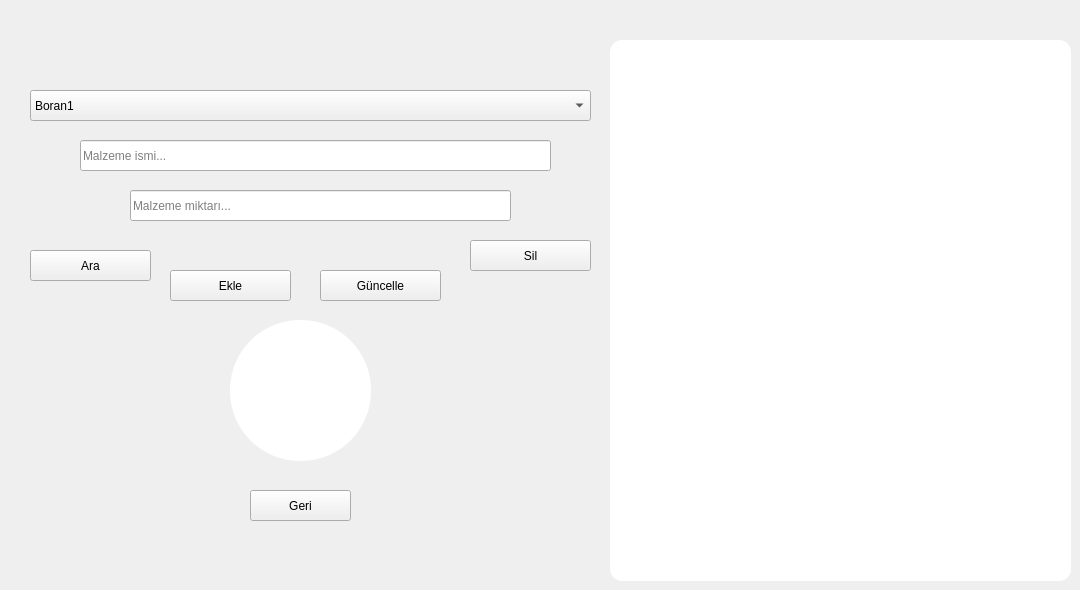
         <widget class="QWidget" name="page_2">
          <widget class="QPushButton" name="product_for_material_update_pushButton">
           <property name="geometry">
            <rect>
             <x>320</x>
             <y>270</y>
             <width>121</width>
             <height>31</height>
            </rect>
           </property>
           <property name="styleSheet">
            <string notr="true"/>
           </property>
           <property name="text">
            <string>Güncelle</string>
           </property>
          </widget>
          <widget class="QComboBox" name="product_for_material_comboBox">
           <property name="geometry">
            <rect>
             <x>30</x>
             <y>90</y>
             <width>561</width>
             <height>31</height>
            </rect>
           </property>
           <property name="styleSheet">
            <string notr="true"/>
           </property>
           <item>
            <property name="text">
             <string>Boran1</string>
            </property>
           </item>
           <item>
            <property name="text">
             <string>Boran2</string>
            </property>
           </item>
           <item>
            <property name="text">
             <string>Aybars1</string>
            </property>
           </item>
           <item>
            <property name="text">
             <string>Aybars2</string>
            </property>
           </item>
          </widget>
          <widget class="QTableView" name="product_for_material_tableView">
           <property name="geometry">
            <rect>
             <x>610</x>
             <y>40</y>
             <width>461</width>
             <height>541</height>
            </rect>
           </property>
           <property name="styleSheet">
            <string notr="true">color: rgb(0,,0,0);
background-image: url(:/images/Images/table_background.png);
background-color: rgb(255,255,255);
font-family: &quot;Calibri&quot;;
font-weight:bold;
font-size:23px;
border-radius: 12px;</string>
           </property>
          </widget>
          <widget class="QLineEdit" name="product_for_material_name_lineEdit">
           <property name="geometry">
            <rect>
             <x>80</x>
             <y>140</y>
             <width>471</width>
             <height>31</height>
            </rect>
           </property>
           <property name="styleSheet">
            <string notr="true"/>
           </property>
           <property name="placeholderText">
            <string>Malzeme ismi...</string>
           </property>
           <property name="clearButtonEnabled">
            <bool>true</bool>
           </property>
          </widget>
          <widget class="QLineEdit" name="product_for_material_amount_lineEdit">
           <property name="geometry">
            <rect>
             <x>130</x>
             <y>190</y>
             <width>381</width>
             <height>31</height>
            </rect>
           </property>
           <property name="styleSheet">
            <string notr="true"/>
           </property>
           <property name="placeholderText">
            <string>Malzeme miktarı...</string>
           </property>
           <property name="clearButtonEnabled">
            <bool>true</bool>
           </property>
          </widget>
          <widget class="QPushButton" name="product_for_material_add_pushButton">
           <property name="geometry">
            <rect>
             <x>170</x>
             <y>270</y>
             <width>121</width>
             <height>31</height>
            </rect>
           </property>
           <property name="styleSheet">
            <string notr="true"/>
           </property>
           <property name="text">
            <string>Ekle</string>
           </property>
          </widget>
          <widget class="QPushButton" name="product_for_material_delete_pushButton">
           <property name="geometry">
            <rect>
             <x>470</x>
             <y>240</y>
             <width>121</width>
             <height>31</height>
            </rect>
           </property>
           <property name="styleSheet">
            <string notr="true"/>
           </property>
           <property name="text">
            <string>Sil</string>
           </property>
          </widget>
          <widget class="QPushButton" name="product_for_material_search_pushButton">
           <property name="geometry">
            <rect>
             <x>30</x>
             <y>250</y>
             <width>121</width>
             <height>31</height>
            </rect>
           </property>
           <property name="styleSheet">
            <string notr="true"/>
           </property>
           <property name="text">
            <string>Ara</string>
           </property>
          </widget>
          <widget class="QLabel" name="label_13">
           <property name="geometry">
            <rect>
             <x>230</x>
             <y>320</y>
             <width>141</width>
             <height>141</height>
            </rect>
           </property>
           <property name="styleSheet">
            <string notr="true">background-image: url(:/images/Images/bms_145x145.jpg);

background-color: rgb(255, 255, 255);
border-radius: 70px;</string>
           </property>
           <property name="text">
            <string/>
           </property>
          </widget>
          <widget class="QPushButton" name="back_storage_page_pushButton">
           <property name="geometry">
            <rect>
             <x>250</x>
             <y>490</y>
             <width>101</width>
             <height>31</height>
            </rect>
           </property>
           <property name="styleSheet">
            <string notr="true"/>
           </property>
           <property name="text">
            <string>Geri</string>
           </property>
          </widget>
          <zorder>product_for_material_update_pushButton</zorder>
          <zorder>product_for_material_comboBox</zorder>
          <zorder>product_for_material_name_lineEdit</zorder>
          <zorder>product_for_material_amount_lineEdit</zorder>
          <zorder>product_for_material_add_pushButton</zorder>
          <zorder>product_for_material_delete_pushButton</zorder>
          <zorder>product_for_material_search_pushButton</zorder>
          <zorder>label_13</zorder>
          <zorder>back_storage_page_pushButton</zorder>
          <zorder>product_for_material_tableView</zorder>
         </widget>
